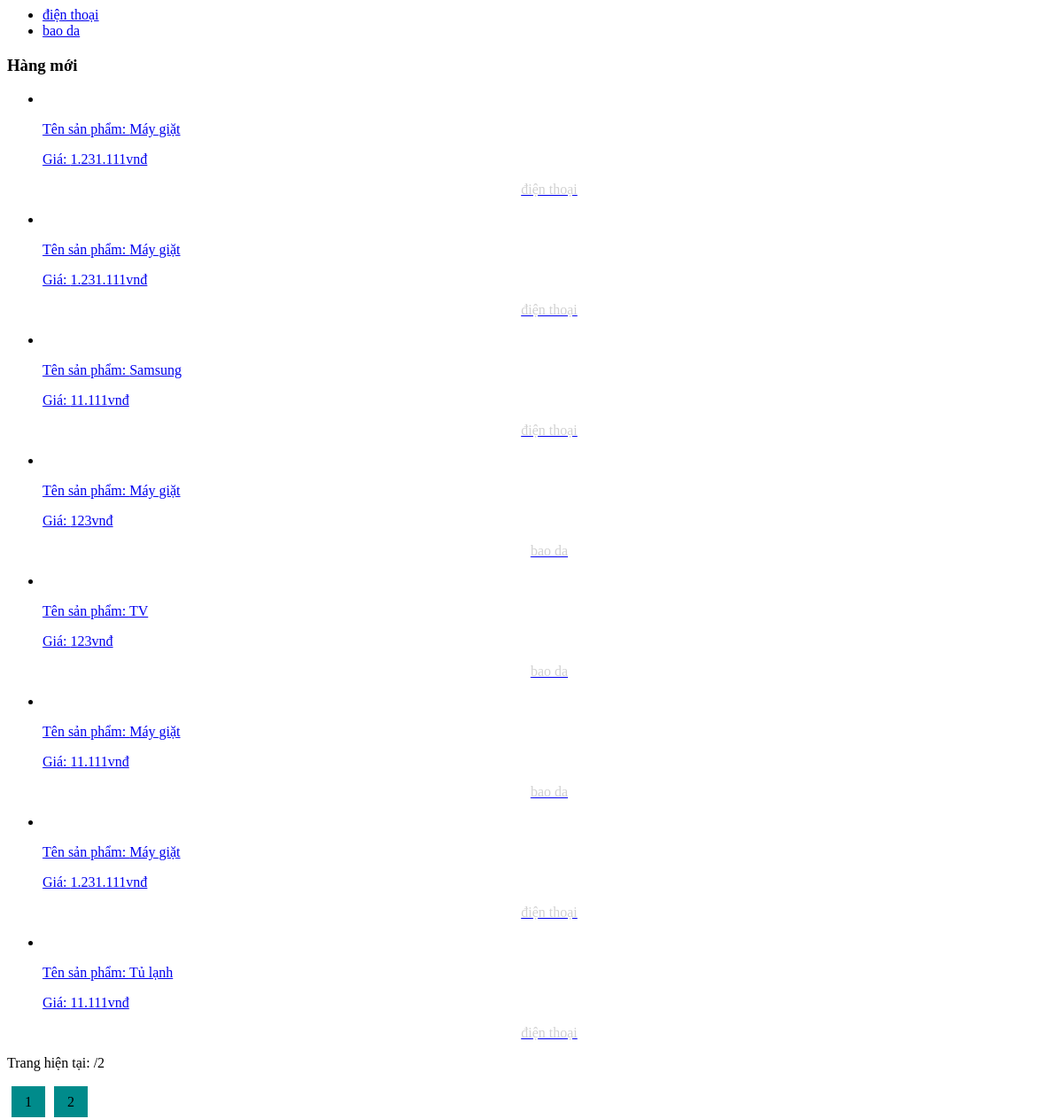
Screenshot of /pages/main.php with the database file from the repository.
### tables this page shows
CREATE TABLE `tbl_danhmuc` (
  `id_danhmuc` int(11) NOT NULL,
  `tendanhmuc` varchar(100) NOT NULL,
  `thutu` int(11) NOT NULL
);

CREATE TABLE `tbl_sanpham` (
  `id_sanpham` int(11) NOT NULL,
  `tensanpham` varchar(250) NOT NULL,
  `masp` varchar(100) NOT NULL,
  `giasp` varchar(50) NOT NULL,
  `soluong` int(11) NOT NULL,
  `hinhanh` varchar(50) NOT NULL,
  `tomtat` tinytext NOT NULL,
  `noidung` text NOT NULL,
  `tinhtrang` int(11) NOT NULL,
  `id_danhmuc` int(11) NOT NULL
);

### pages/main/index.php (the view, shortened to what this page needs)
<?php
    if(isset($_GET['trang'])){
        $page = $_GET['trang'];
    }else{
        $page = '';
    }
    if($page == '' || $page == 1){
        $begin = 0;
    }else{
        $begin = ($page*8)-8;
    }
    $sql_pro = "SELECT * FROM tbl_sanpham,tbl_danhmuc WHERE tbl_sanpham.id_danhmuc=tbl_danhmuc.id_danhmuc ORDER BY
     id_sanpham DESC LIMIT $begin,8";
    $query_pro = mysqli_query($mysqli,$sql_pro);
?>
<h3>Hàng mới</h3>
                <ul class="product_list">
                    <?php
                    while($row = mysqli_fetch_array($query_pro))
                    {
                    ?>
                    <li>
                        <a href="index.php?quanly=sanpham&id=<?php echo $row["id_sanpham"]?>">
                            <p class="title_product">Tên sản phẩm: <?php echo $row['tensanpham']?></p>
                            <p class="price_product">Giá: <?php echo number_format ($row['giasp'],0,',','.').'vnđ'?></p>
                            <p style="text-align:center;color:#d1d1d1"><?php echo $row['tendanhmuc']?></p>
                        </a>
                    </li>
                   <?php
                    }
                   ?>
                </ul>
                <?php
                    $sql_trang = mysqli_query($mysqli,"SELECT * FROM tbl_sanpham");
                    $row_count = mysqli_num_rows($sql_trang);
                    $trang = ceil($row_count/8);
                ?>
                <p>Trang hiện tại: <?php echo $page ?>/<?php echo $trang ?> </p>
                <ul class="list_trang">
                    <?php
                        for($i=1;$i<=$trang;$i++){
                    ?>
                        <li><a <?php if($i==$page){echo 'style="background:dodgerblue"';}else{echo '';}  ?> href="index.php?trang=<?php echo $i ?>"><?php echo $i ?></a></li>
                    <?php
                        }
                    ?>
                </ul>

### pages/main.php
<div id="main">
            <?php
                include("sidebar/sidebar.php")
            ?>
            <div class="maincontent">
                <?php
                    if(isset($_GET['quanly'])){
                        $tam = $_GET['quanly'];
                    }else{
                        $tam = '';
                    }
                    if($tam=='danhmucsanpham'){
                        include("main/danhmuc.php");
                    }elseif($tam=='giohang'){
                        include("main/giohang.php");
                    }
                    elseif($tam=='tintuc'){
                        include("main/tintuc.php");
                    }elseif($tam=='lienhe'){
                        include("main/lienhe.php");
                    }elseif($tam=='sanpham'){
                        include("main/sanpham.php");
                    }elseif($tam=='dangky'){
                        include("main/dangky.php");
                    }
                    elseif($tam=='thanhtoan'){
                        include("main/thanhtoan.php");
                    }elseif($tam=='dangnhap'){
                        include("main/dangnhap.php");
                    }elseif($tam=='timkiem'){
                        include("main/timkiem.php");
                    }elseif($tam=='camon'){
                        include("main/camon.php");
                    }elseif($tam=='thaydoimatkhau'){
                        include("main/thaydoimatkhau.php");
                    }
                    else{
                        include("main/index.php");
                    }
                ?>
            </div>
        </div>

### pages/sidebar/sidebar.php
<div class="sidebar">
    <ul class="list_sidebar">
        <?php
            $sql_danhmuc = "SELECT * FROM tbl_danhmuc ORDER BY id_danhmuc DESC";
            $query_danhmuc = mysqli_query($mysqli,$sql_danhmuc);
            while ($row = mysqli_fetch_array($query_danhmuc)) {
        ?>
        <li><a href="index.php?quanly=danhmucsanpham&id=<?php echo $row['id_danhmuc' ]?>"><?php echo $row['tendanhmuc']?></a></li>
        <?php
            }
        ?>
    </ul>
</div>

### pages/main/index.php (style rules this page uses)
.list_trang { padding: 0; margin: 0; list-style: none; }
.list_trang li { float: left; padding: 5px 13px; margin: 5px -8px; list-style: none; }
.list_trang li a { background: darkcyan; padding: 9px 15px; color: #000; text-align: center; text-decoration: none; }

### rows the page displays
tbl_danhmuc: tendanhmuc "điện thoại"
tbl_danhmuc: tendanhmuc "bao da"
tbl_sanpham: tensanpham "Máy giặt", giasp "1.231.111", id_danhmuc.tendanhmuc "điện thoại"
tbl_sanpham: tensanpham "Máy giặt", giasp "1.231.111", id_danhmuc.tendanhmuc "điện thoại"
tbl_sanpham: tensanpham "Samsung", giasp "11.111", id_danhmuc.tendanhmuc "điện thoại"
tbl_sanpham: tensanpham "Máy giặt", giasp "123", id_danhmuc.tendanhmuc "bao da"
tbl_sanpham: tensanpham "TV", giasp "123", id_danhmuc.tendanhmuc "bao da"
tbl_sanpham: tensanpham "Máy giặt", giasp "11.111", id_danhmuc.tendanhmuc "bao da"
tbl_sanpham: tensanpham "Máy giặt", giasp "1.231.111", id_danhmuc.tendanhmuc "điện thoại"
tbl_sanpham: tensanpham "Tủ lạnh", giasp "11.111", id_danhmuc.tendanhmuc "điện thoại"

### other values shown
$trang "2"
